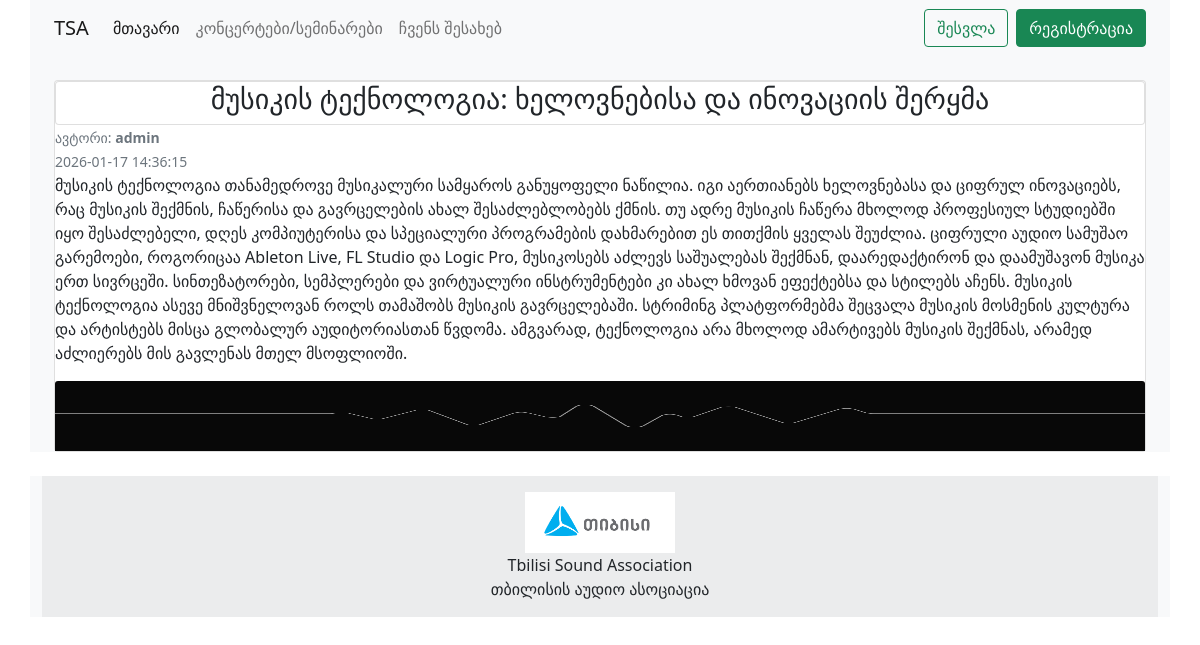
Page /article_info/1 on the committed database.
### models.py (models this page shows, shortened)
class BaseModel:
    def create(self):
        db.session.add(self)
        db.session.commit()

class Article(db.Model, BaseModel):
    __tablename__ = 'articles'
    id = db.Column(db.Integer, primary_key=True)
    title = db.Column(db.String)
    img = db.Column(db.String)
    text = db.Column(db.String)
    user_id = db.Column(db.Integer, db.ForeignKey('users.id'))
    user_name = db.Column(db.String)
    created_at = db.Column(db.String)
    user = db.relationship('User', backref='articles')

### routes.py (the view)
@app.route("/article_info/<int:article_id>")
def article_info(article_id):
    article = Article.query.get(article_id)
    user = User.query.get(article.user_id) if article else None
    return render_template("article_info.html", article=article, User=user)

### templates/article_info.html (shortened to what this page needs)
{% extends "base.html" %}
{% block content %}
<div class="card">
    <div class="card text-center">
      <h3 class="card-title">{{ article["title"]}}</h3>
    </div>
    <div>
            <small class="text-muted">
                ავტორი: <strong>{{ article["user_name"] }}</strong>
            </small>
            <br>
            <small class="text-muted">
                {% if article.created_at %}
                    {{ article.created_at }}
                {% else %}
                    თარიღი არ არის მითითებული
                {% endif %}
            </small>
        </div>
     <p class="card-text">{{ article["text"] }}</p>
     {% if article.img and article.img not in ['no photo', 'null', '', None] %}
            <img src="/static/image/{{ article['img'] }}" class="card-img-top" alt="..." width = "150px" height="70px">
    {% endif %}
</div>
{% endblock %}

### rows in the picture
Article: title "მუსიკის ტექნოლოგია: ხელოვნებისა და ინოვაციის შერყმა", user_name "admin", created_at "2026-01-17 14:36:15", text "მუსიკის ტექნოლოგია თანამედროვე მუსიკალური სამყაროს განუყოფელი ნაწილია. იგი აერთიანებს ხელოვნებასა და ციფრულ ინოვაციებს, რაც მუსიკის შექმნის, ჩაწერისა და გავრცელების ახალ შესაძლებლობებს ქმნის. თუ ადრე მუსიკის ჩაწერა მხოლოდ პროფესიულ სტუდიებში იყო შესაძლებელი, დღეს კომპიუტერისა და სპეციალური პროგრამების დახმარებით ეს თითქმის ყველას შეუძლია. ციფრული აუდიო სამუშაო გარემოები, როგორიცაა Ableton Live, FL Studio და Logic Pro, მუსიკოსებს აძლევს საშუალებას შექმნან, დაარედაქტირონ და დაამუშავონ მუსიკა ერთ სივრცეში. სინთეზატორები, სემპლერები და ვირტუალური ინსტრუმენტები კი ახალ ხმოვან ეფექტებსა და სტილებს აჩენს. მუსიკის ტექნოლოგია ასევე მნიშვნელოვან როლს თამაშობს მუსიკის გავრცელებაში. სტრიმინგ…", img (picture)
